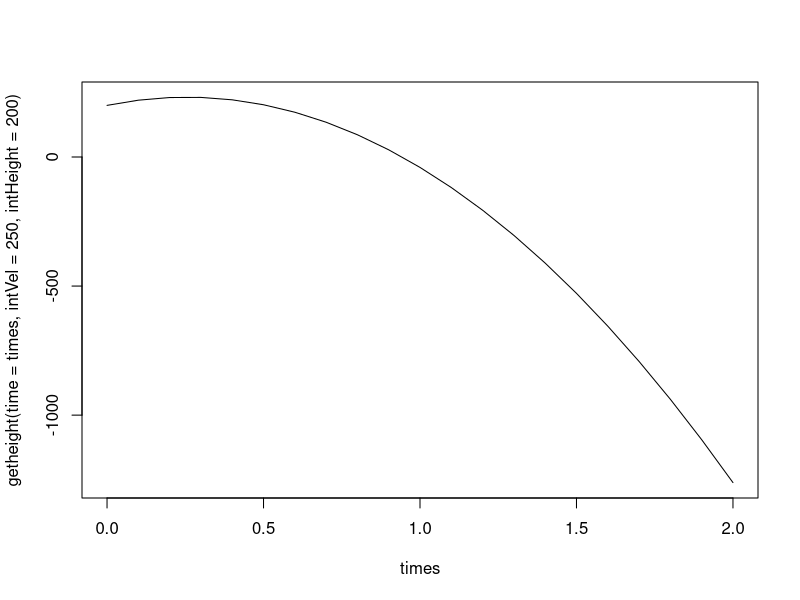

The R script that drew this image:
# A function that will tell us how high the gummy bear is above the ground
# at some number of seconds after launch.
# Accel. due to [Earth] gravity: -980.665 cm/sec^2
## Initial Velocity 350 cm/sec
##Initial Height: 200 cm

getheight <- function(time, intVel, intHeight, grav = -980.665){
  result <- 0.5*grav*time^2 + intVel*time + intHeight
  return(result)
}

times <- seq(from = 0, to = 2, by = 0.1)
plot(
    x = times,
    y = getheight(time = times, intVel = 250, intHeight = 200),
    type = "l"
)
